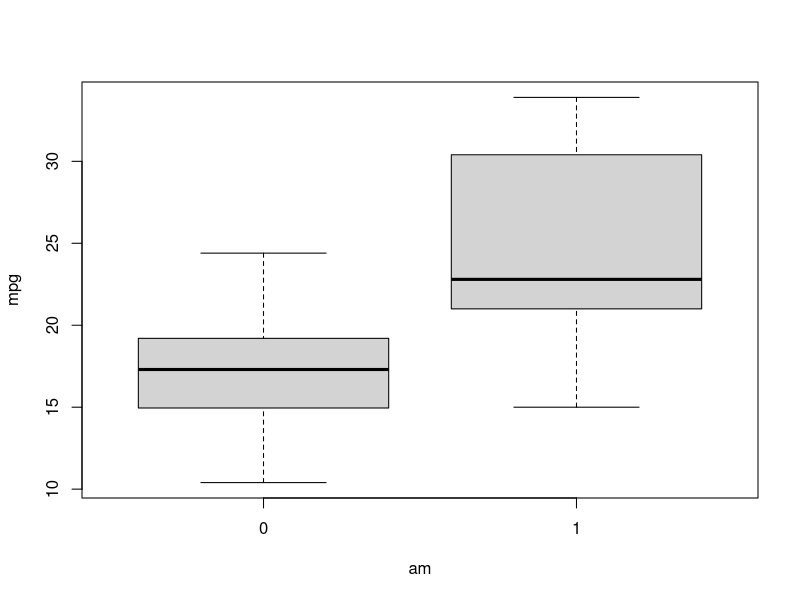
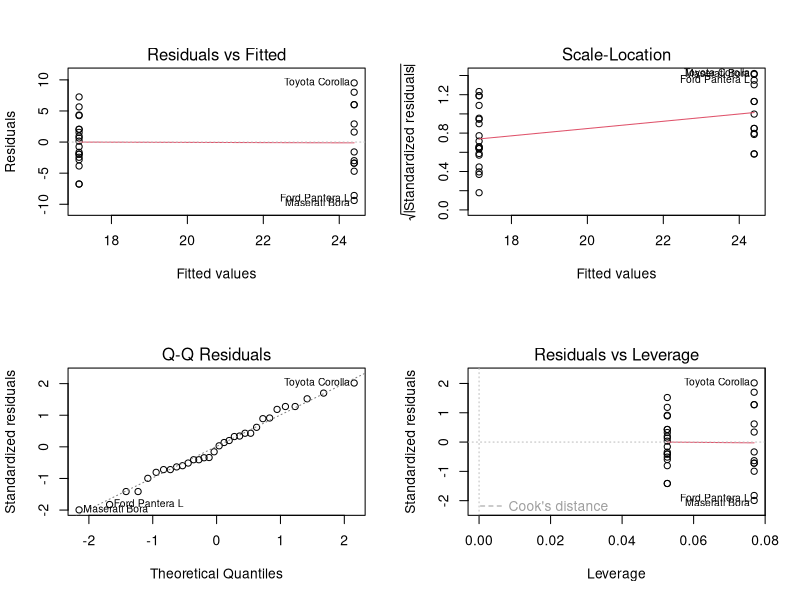
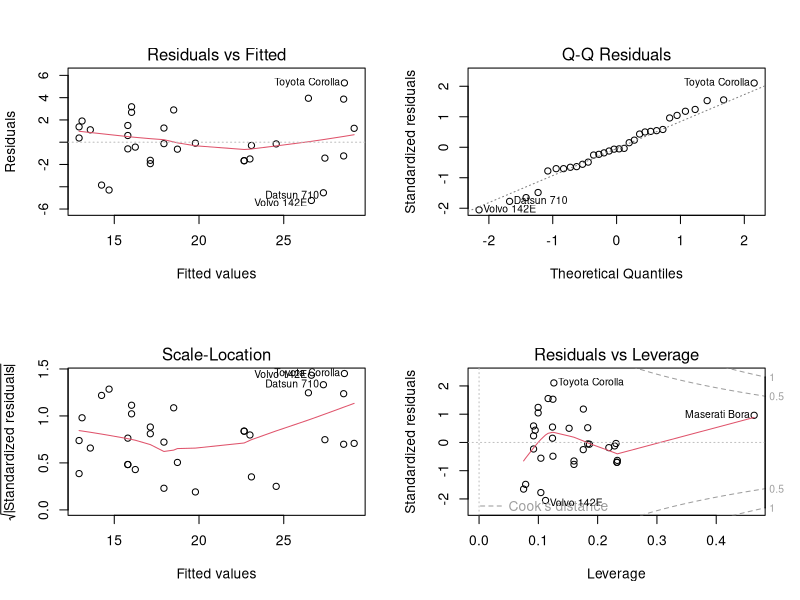

These figures' R source, in order:
## ---- chunk 1
knitr::opts_chunk$set(echo=F, fig.align="center")
## ---- chunk 2
boxplot(mpg~am,mtcars)
## ---- chunk 3
t<-t.test(mpg~am,data=mtcars)
## ---- chunk 4
par(mfcol=c(2,2))
mdl1<-lm(mpg~factor(am),mtcars)
plot(mdl1)
## ---- chunk 5
mdl_f<-lm(mpg~factor(am)+factor(cyl)+hp,mtcars)
par(mfrow=c(2,2))
plot(mdl_f)
## ---- chunk 6
summary(mdl1)
## ---- chunk 7
summary(mdl_f)
